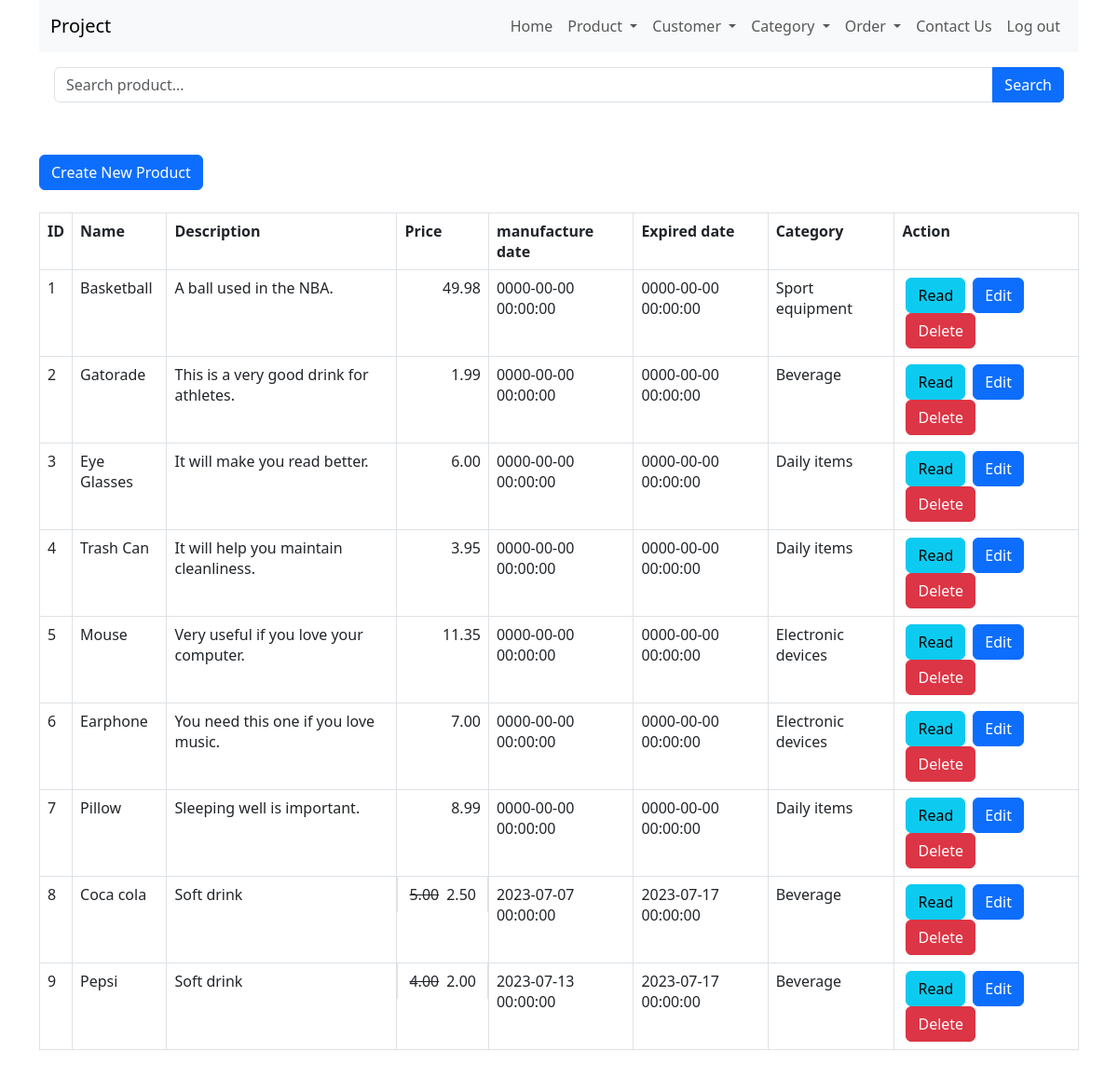
Before: /product_read.php with the older database file.
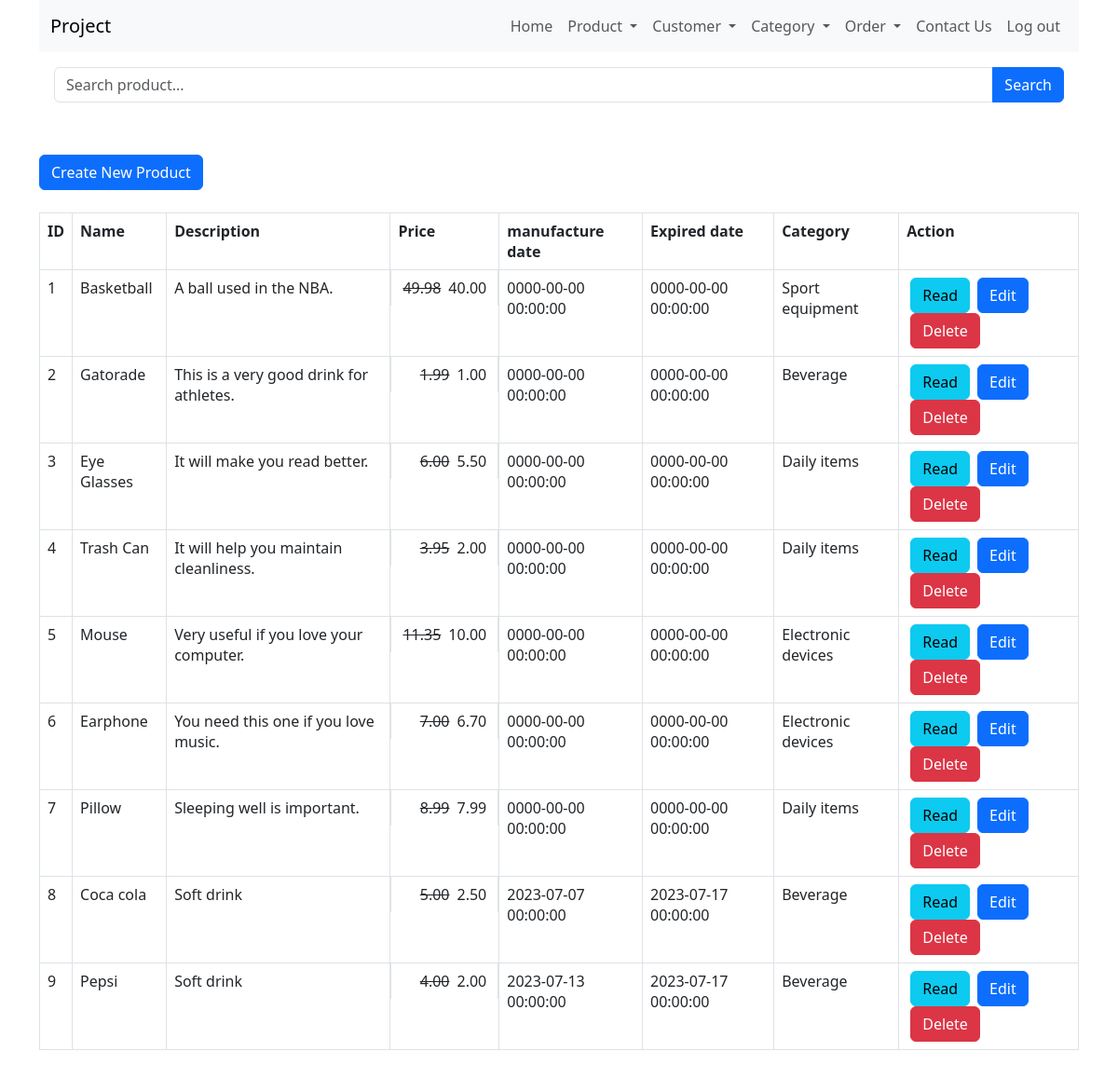
After: the same page with the newer database file.
### tables this page shows
CREATE TABLE `products` (
  `id` int(11) NOT NULL,
  `name` varchar(128) NOT NULL,
  `category_id` int(11) NOT NULL,
  `description` text NOT NULL,
  `price` double NOT NULL,
  `promote_price` float NOT NULL,
  `manufacture_date` datetime NOT NULL,
  `expired_date` datetime NOT NULL,
  `created` datetime NOT NULL,
  `modified` timestamp NOT NULL DEFAULT current_timestamp() ON UPDATE current_timestamp()
);

CREATE TABLE `category` (
  `category_id` int(11) NOT NULL,
  `category_name` varchar(20) NOT NULL,
  `description` text NOT NULL
);

### product_read.php (the view, shortened to what this page needs)
<html lang="en">
<head>
    <link href="https://cdn.jsdelivr.net/npm/bootstrap@5.3.0/dist/css/bootstrap.min.css" rel="stylesheet">
</head>
<body>
    <div class="container">
        <?php
        include 'menu/menu.php';
        ?>
        <?php
        include 'config/database.php';
        $searchKeyword = isset($_GET['search']) ? $_GET['search'] : '';
        $query = "SELECT products.id, products.name, products.description, products.price, products.promote_price, products.manufacture_date, products.expired_date, category.category_name FROM products INNER JOIN category ON products.category_id = category.category_id";
        $query .= " ORDER BY products.id ASC";
        $stmt = $con->prepare($query);
        $stmt->execute();
        $num = $stmt->rowCount();
        echo '<div class="p-3">
            <form method="GET" action="">
                <div class="input-group mb-3">
                    <input type="text" class="form-control" name="search" placeholder="Search product..." value="' . str_replace('%', '', $searchKeyword) . '">
                    <button class="btn btn-primary" type="submit">Search</button>
                </div>
            </form>
        </div>';
        echo "<br><div><a href='product_create.php' class='btn btn-primary m-b-1em'>Create New Product</a></div>" . "<br>";
        if ($num > 0) {
            echo "<table id='product_table' class='table table-hover table-responsive table-bordered'>";
            echo "<tr>";
            echo "<th>ID</th>";
            echo "<th>Name</th>";
            echo "<th>Description</th>";
            echo "<th>Price</th>";
            echo "<th>manufacture date</th>";
            echo "<th>Expired date</th>";
            echo "<th>Category</th>";
            echo "<th>Action</th>";
            echo "</tr>";
            while ($row = $stmt->fetch(PDO::FETCH_ASSOC)) {
                extract($row);
                $decimalprice = number_format((float)$price, 2, '.', '');
                $decimalpromote = number_format((float)$promote_price, 2, '.', '');
                echo "<tr>";
                echo "<td>{$id}</td>";
                echo "<td>{$name}</td>";
                echo "<td>{$description}</td>";
                if ($promote_price < $decimalprice && $promote_price > 0) {
                    echo "<td class = 'd-flex justify-content-end'><div class = 'mx-1 text-decoration-line-through'>{$decimalprice}</div><div class = 'mx-1'>{$decimalpromote}</div></td>";
                } else {
                    echo "<td class = 'text-end'>{$decimalprice}</td>";
                }
                echo "<td>{$manufacture_date}</td>";
                echo "<td>{$expired_date}</td>";
                echo "<td>{$category_name}</td>";
                echo "<td>";
                echo "<a href='product_read_one.php?id={$id}' class='btn btn-info m-r-1em mx-1'>Read</a>";
                echo "<a href='product_update.php?id={$id}' class='btn btn-primary m-r-1em mx-1'>Edit</a>";
                echo "<a href='#' onclick='delete_product({$id});'  class='btn btn-danger mx-1'>Delete</a>";
                echo "</td>";
                echo "</tr>";
            }
            echo "</table>";
        } else {
            echo "<div class='alert alert-danger'>No records found.</div>";
        }
        ?>
    </div>
</body>
</html>

### menu/menu.php (shortened to what this page needs)
<div class="page-header">
    <nav class="navbar navbar-expand-lg bg-body-tertiary">
        <div class="container-fluid d-flex">
            <a class="navbar-brand" href="#">Project</a>
            <div class="collapse navbar-collapse d-flex flex-row-reverse" id="navbarNavAltMarkup">
                <div class="navbar-nav">
                    <a class="nav-link" href="index.php">Home</a>
                    <li class="nav-item dropdown">
                        <a class="nav-link dropdown-toggle" href="#" role="button" data-bs-toggle="dropdown" aria-expanded="false">
                            Product
                        </a>
                    </li>
                    <li class="nav-item dropdown">
                        <a class="nav-link dropdown-toggle" href="#" role="button" data-bs-toggle="dropdown" aria-expanded="false">
                            Customer
                        </a>
                    </li>
                    <li class="nav-item dropdown">
                        <a class="nav-link dropdown-toggle" href="#" role="button" data-bs-toggle="dropdown" aria-expanded="false">
                            Category
                        </a>
                    </li>
                    <li class="nav-item dropdown">
                        <a class="nav-link dropdown-toggle" href="#" role="button" data-bs-toggle="dropdown" aria-expanded="false">
                            Order
                        </a>
                    </li>
                    <a class="nav-link" href="contact.php">Contact Us</a>
                    <?php
                    echo "<a class='nav-link' href='login.php'>Log out</a>";
                    ?>
                </div>
            </div>
        </div>
    </nav>
</div>

Changed rows visible on the page:
changed products "Basketball": promote_price (not shown) → "40.00"
changed products "Gatorade": promote_price (not shown) → "1.00"
changed products "Eye Glasses": promote_price (not shown) → "5.50"
changed products "Trash Can": promote_price (not shown) → "2.00"
changed products "Mouse": promote_price (not shown) → "10.00"
changed products "Earphone": promote_price (not shown) → "6.70"
changed products "Pillow": promote_price (not shown) → "7.99"
